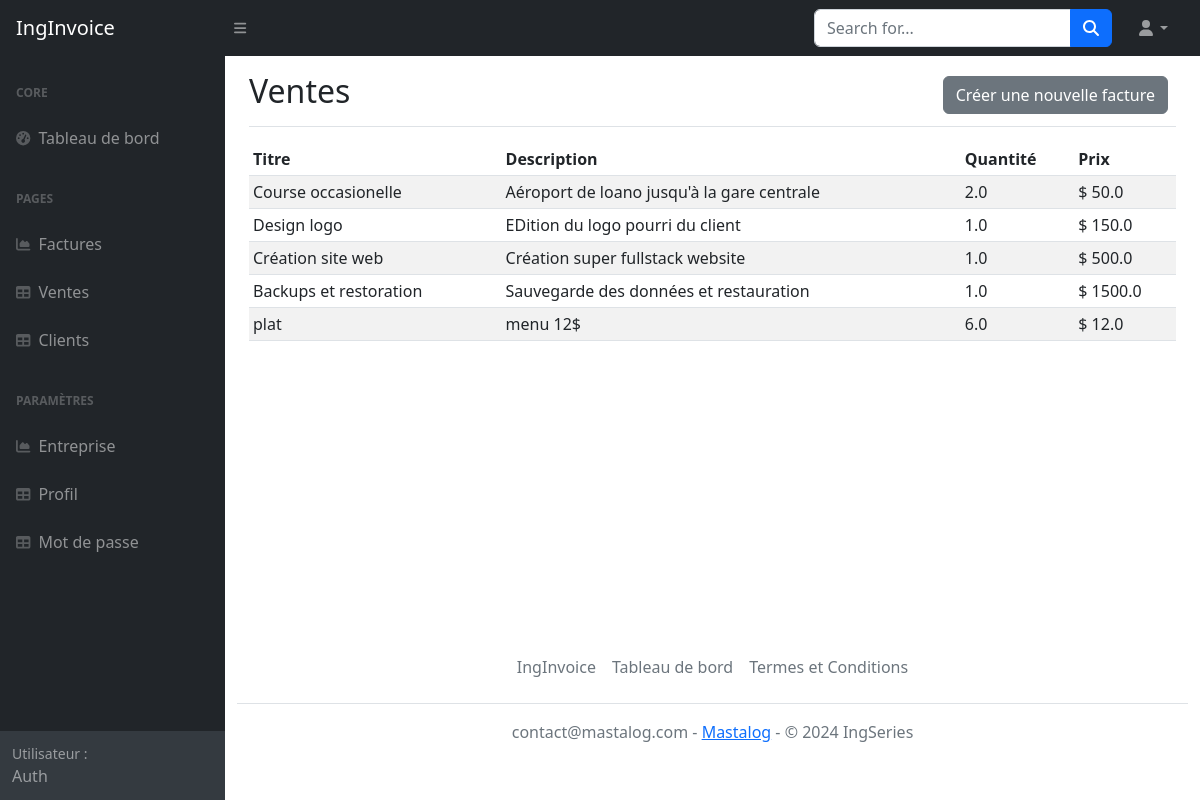
/products (signed in), run on the app's committed database.
### invoicing/models.py (models this page shows, shortened)
class Product(models.Model):
    CURRENCY = [
    ('Fc', 'CDF'),
    ('$', 'USD'),
    ]
    title = models.CharField(null=True, blank=True, max_length=100)
    description = models.TextField(null=True, blank=True)
    quantity = models.FloatField(null=True, blank=True)
    price = models.FloatField(null=True, blank=True)
    currency = models.CharField(choices=CURRENCY, default='$', max_length=100)
    invoice = models.ForeignKey(Invoice, blank=True, null=True, on_delete=models.CASCADE)
    uniqueId = models.CharField(null=True, blank=True, max_length=100)
    slug = models.SlugField(max_length=500, unique=True, blank=True, null=True)
    date_created = models.DateTimeField(blank=True, null=True)
    last_updated = models.DateTimeField(blank=True, null=True)

### invoicing/views.py (the view, shortened to what this page needs)
# urls.py: path('products',views.products, name='products'),
@login_required
def products(request):
    context = {}
    products = Product.objects.all()
    prod_form  = ProductForm()
    context['products'] = products
    context['prod_form'] = prod_form
    return render(request, 'invoice/products.html', context)

### invoicing/forms.py
class ProductForm(forms.ModelForm):
    class Meta:
        model = Product
        fields = ['title', 'description', 'quantity', 'price', 'currency']

### templates/invoice/products.html (shortened to what this page needs)
{% extends 'base.html' %}
{% load static %}
{% load crispy_forms_tags %}
{% block content %}
  <div class="d-flex justify-content-between flex-wrap flex-md-nowrap align-items-center pt-3 pb-2 mb-3 border-bottom">
    <h1 class="h2">Ventes</h1>
    <div class="btn-toolbar mb-2 mb-md-0">
      <div class="btn-group me-2">
        <a href="{% url 'create-invoice' %}"><button type="button" class="btn btn-secondary">Créer une nouvelle facture</button></a>
      </div>
    </div>
  </div>
  {% if products|length > 0 %}
  <div class="table-responsive">
    <table class="table table-striped table-sm">
      <thead>
        <tr>
          <th>Titre</th>
          <th>Description</th>
          <th>Quantité</th>
          <th>Prix</th>
        </tr>
      </thead>
      <tbody>
        {% for product in products %}
      <tr>
        <td>{{product.title}}</td>
        <td>{{product.description}}</td>
        <td>{{product.quantity}}</td>
        <td>{{product.currency}} {{product.price}}</td>
      </tr>
        {% endfor %}
      </tbody>
    </table>
  </div>
  {% endif %}
{% endblock %}

### templates/base.html (shortened to what this page needs)
{% load static %}
{% include 'invoice/header.html' %}
    <body class="sb-nav-fixed">
        <nav class="sb-topnav navbar navbar-expand navbar-dark bg-dark">
            <a class="navbar-brand ps-3" href="index.html">IngInvoice</a>
            <button class="btn btn-link btn-sm order-1 order-lg-0 me-4 me-lg-0" id="sidebarToggle" href="#!"><i class="fas fa-bars"></i></button>
            <form class="d-none d-md-inline-block form-inline ms-auto me-0 me-md-3 my-2 my-md-0">
                <div class="input-group">
                    <input class="form-control" type="text" placeholder="Search for..." aria-label="Search for..." aria-describedby="btnNavbarSearch" />
                    <button class="btn btn-primary" id="btnNavbarSearch" type="button"><i class="fas fa-search"></i></button>
                </div>
            </form>
            <ul class="navbar-nav ms-auto ms-md-0 me-3 me-lg-4">
                <li class="nav-item dropdown">
                    <a class="nav-link dropdown-toggle" id="navbarDropdown" href="#" role="button" data-bs-toggle="dropdown" aria-expanded="false"><i class="fas fa-user fa-fw"></i></a>
                </li>
            </ul>
        </nav>
        <div id="layoutSidenav">
            <div id="layoutSidenav_nav">
                <nav class="sb-sidenav accordion sb-sidenav-dark" id="sidenavAccordion">
                    <div class="sb-sidenav-menu">
                        <div class="nav">
                            <div class="sb-sidenav-menu-heading">Core</div>
                            <a class="nav-link" href="{% url 'main_dashboard' %}">
                                <div class="sb-nav-link-icon"><i class="fas fa-tachometer-alt"></i></div>
                                Tableau de bord
                            </a>
                            <div class="sb-sidenav-menu-heading">Pages</div>
                            <a class="nav-link" href="{% url 'invoices' %}">
                                <div class="sb-nav-link-icon"><i class="fas fa-chart-area"></i></div>
                                Factures
                            </a>
                            <a class="nav-link" href="{% url 'products' %}">
                                <div class="sb-nav-link-icon"><i class="fas fa-table"></i></div>
                                Ventes
                            </a>
							<a class="nav-link" href="{% url 'clients' %}">
                                <div class="sb-nav-link-icon"><i class="fas fa-table"></i></div>
                                Clients
                            </a>
							<div class="sb-sidenav-menu-heading">Paramètres</div>
                            <a class="nav-link" href="{% url 'company_profile' %}">
                                <div class="sb-nav-link-icon"><i class="fas fa-chart-area"></i></div>
                                Entreprise
                            </a>
                            <a class="nav-link" href="{% url 'user_profile' %}">
                                <div class="sb-nav-link-icon"><i class="fas fa-table"></i></div>
                                Profil
                            </a>
							<a class="nav-link" href="{% url 'password_change' %}">
                                <div class="sb-nav-link-icon"><i class="fas fa-table"></i></div>
                                Mot de passe
                            </a>
                        </div>
                    </div>
                    <div class="sb-sidenav-footer">
                        <div class="small">Utilisateur :</div>
                        {{request.user.username | title}}
                    </div>
                </nav>
            </div>
            <div id="layoutSidenav_content">
            <main>
                <div class="container-fluid px-4">
                    {% block content%}
                    {% endblock %}
                </div>
            </main>
<footer>
    {% include 'invoice/footer.html' %}

### data on the page
Product: title "Course occasionelle", description "Aéroport de loano jusqu'à la gare centrale", quantity "2.0", currency "$", price "50.0"
Product: title "Design logo", description "EDition du logo pourri du client", quantity "1.0", currency "$", price "150.0"
Product: title "Création site web", description "Création super fullstack website", quantity "1.0", currency "$", price "500.0"
Product: title "Backups et restoration", description "Sauvegarde des données et restauration", quantity "1.0", currency "$", price "1500.0"
Product: title "plat", description "menu 12$", quantity "6.0", currency "$", price "12.0"

### other printed values
{{ request.user.username | title }} "Auth"
